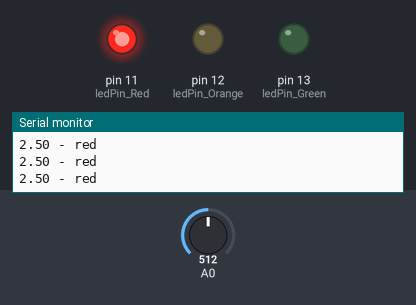
Bench run of a sketch on a simulated Arduino Uno, built with avr-gcc and run on an emulated ATmega328P. On the bench: output pins drawn as LEDs (lit = HIGH), the last lines printed to the serial monitor. Inputs (shaded band) come from the test bench; at power-on: A0 = 512.

Above: at 1.2 s.
1.3 s: A0 set to 709
2.8 s: A0 set to 725
At 3.6 s:
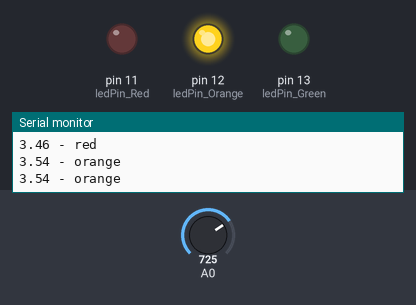
4.5 s: A0 set to 809
6.0 s: A0 set to 827
At 7.2 s:
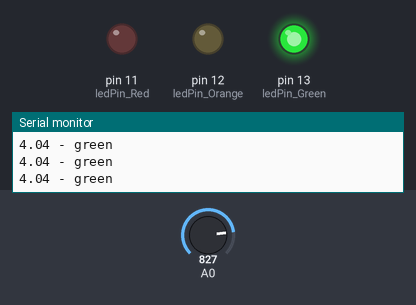
7.5 s: A0 set to 716
At 8.5 s:
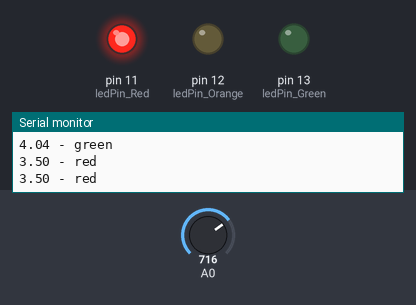
9.0 s: A0 set to 900
At 9.6 s:
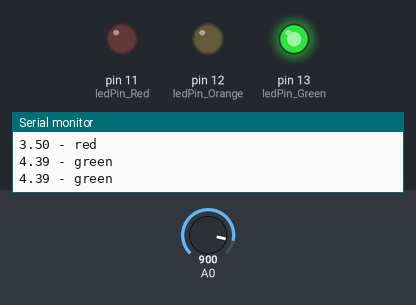
Timing chart, 0 to 11.5 s (numbered marks = the images above; inputs shaded):
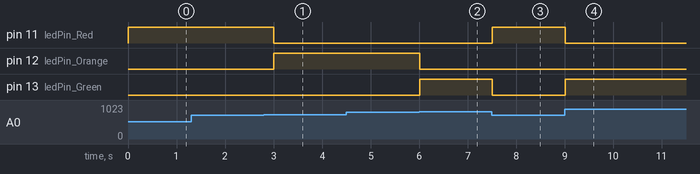

Measured:
- the behaviour switches between 716 and 717 on A0 (found by bisection; images 0 and 1)
- the behaviour switches between 819 and 820 on A0 (found by bisection; images 1 and 2)
- after the input at 2.8 s, pin 11 (ledPin_Red): HIGH → LOW after 0.20 s; pin 12 (ledPin_Orange): LOW → HIGH after 0.20 s
- after the input at 6.0 s, pin 12 (ledPin_Orange): HIGH → LOW at once; pin 13 (ledPin_Green): LOW → HIGH at once
- after the input at 7.5 s, pin 11 (ledPin_Red): LOW → HIGH at once; pin 13 (ledPin_Green): HIGH → LOW at once
- after the input at 9.0 s, pin 11 (ledPin_Red): HIGH → LOW at once; pin 13 (ledPin_Green): LOW → HIGH at once

The sketch:

takdo.ino
```cpp
#include <stdio.h>

int ledPin_Red =11;
int ledPin_Orange = 12;
int ledPin_Green = 13;
int sensor_in =2;

String cmd = "temp";
String input = "";
String color = "";

void setup(){
  Serial.begin(9600);
  pinMode(ledPin_Red, OUTPUT);
  pinMode(ledPin_Orange,OUTPUT);
  pinMode(ledPin_Green,OUTPUT);
  pinMode(sensor_in,INPUT);
}

void loop(){
  int sensorValue = analogRead(A0);
  float voltage = sensorValue * (5.0/1024.0);

  if(voltage<3.5){
    digitalWrite(ledPin_Red,HIGH);
    digitalWrite(ledPin_Orange,LOW);
    digitalWrite(ledPin_Green,LOW);
    color="red";
  }else if(voltage>3.5 && voltage<=4.0){
    digitalWrite(ledPin_Red,LOW);
    digitalWrite(ledPin_Orange,HIGH);
    digitalWrite(ledPin_Green,LOW);
    color="orange";
  }else if(voltage>4.0){
    digitalWrite(ledPin_Red,LOW);
    digitalWrite(ledPin_Orange,LOW);
    digitalWrite(ledPin_Green,HIGH);
    color="green";
  }

  Serial.print(voltage);
  Serial.print(" - ");
  Serial.println(color);

  if(Serial.available()){
    input = Serial.readStringUntil('\n');
  }

  if(Serial.available() == 0 && input == cmd){
    Serial.print(voltage);
    Serial.print(" - ");
    Serial.println(color);
    input = "";
    color= "";
  }
  delay(500) ;
}
```
